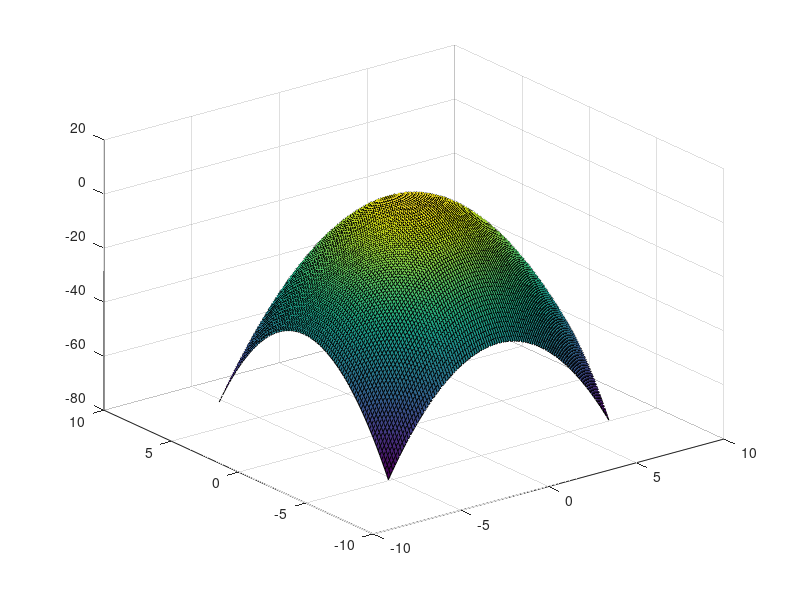

Write the MATLAB code that produced this figure.
%Problem 8

x1=linspace(-2*pi,2*pi,100);
y1=x1;
[x,y]=meshgrid(x1, y1);
z=(4-(x.^2)-(y.^2));
%plots the 3d graph
surf(x,y,z);